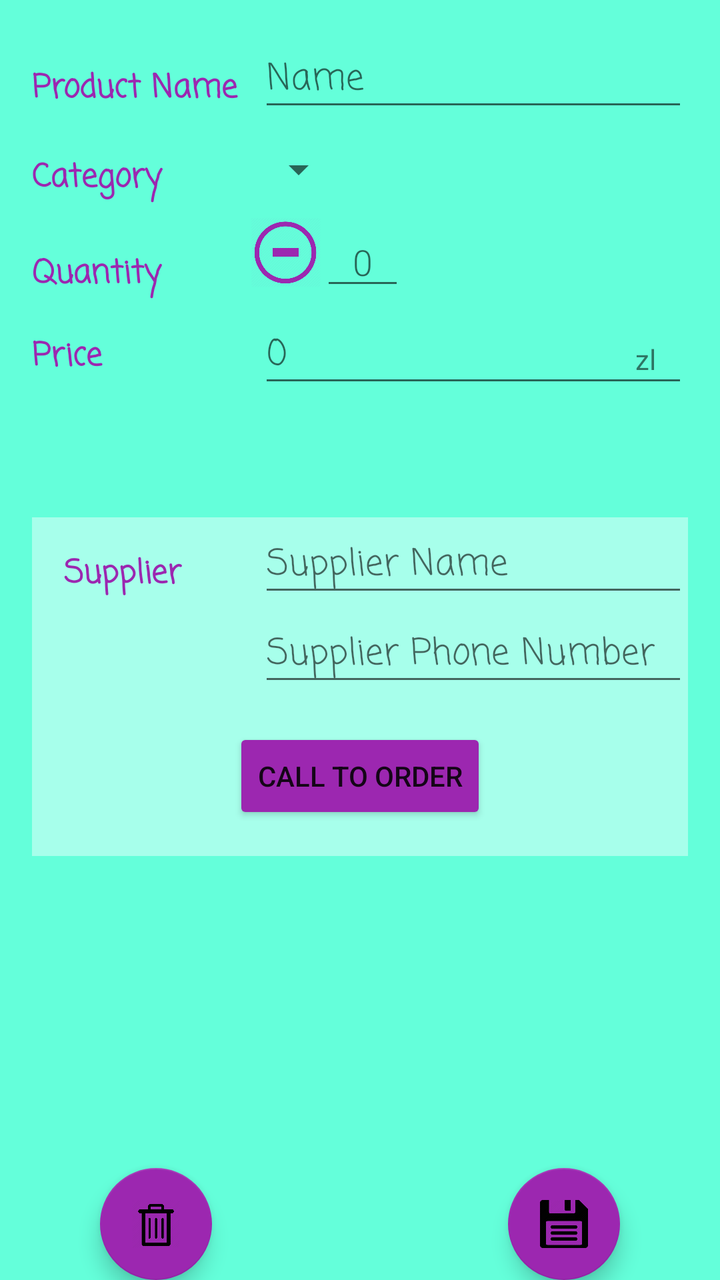
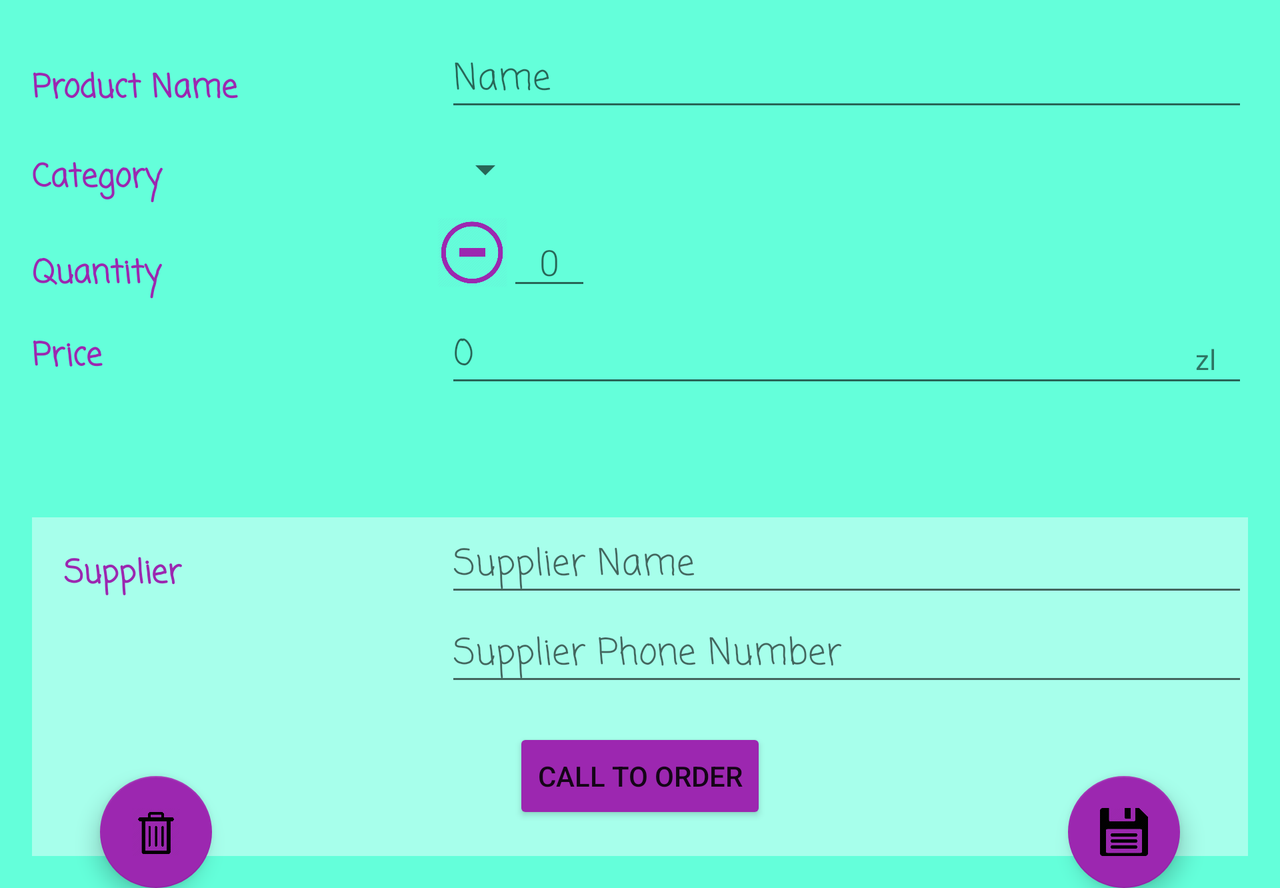

The same Android screen from two of the app's own layout files: first res/layout/ as a phone draws it, then the repository's variant for another configuration, drawn on a device whose configuration selects that folder. Both files follow.
<!-- AndroidManifest.xml: application theme AppTheme -->
<!-- res/layout/activity_editor.xml -->
<?xml version="1.0" encoding="utf-8"?>
<RelativeLayout xmlns:android="http://schemas.android.com/apk/res/android"
    xmlns:tools="http://schemas.android.com/tools"
    android:layout_width="match_parent"
    android:layout_height="match_parent"
    tools:context="com.example.android.kidsstoreapp.EditorActivity">


    <LinearLayout
        android:layout_width="match_parent"
        android:layout_height="match_parent"
        android:background="@color/background"
        android:orientation="vertical"
        android:padding="@dimen/padding">

        <LinearLayout
            android:layout_width="match_parent"
            android:layout_height="wrap_content"
            android:orientation="vertical">

            
            <LinearLayout
                android:layout_width="match_parent"
                android:layout_height="wrap_content"
                android:orientation="horizontal">

                
                <TextView
                    style="@style/CategoryStyle"
                    android:text="@string/product_name" />
                
                <LinearLayout
                    android:layout_width="0dp"
                    android:layout_height="wrap_content"
                    android:layout_weight="2"
                    android:orientation="vertical"
                    android:paddingLeft="@dimen/very_small_padding">

                    <EditText
                        android:id="@+id/edit_product_name"
                        style="@style/EditorFieldStyle"
                        android:hint="@string/hint_product_name"
                        android:inputType="textCapWords" />
                </LinearLayout>
            </LinearLayout>
            
            <LinearLayout
                android:id="@+id/container_category"
                android:layout_width="match_parent"
                android:layout_height="wrap_content"
                android:orientation="horizontal">

                
                <TextView
                    style="@style/CategoryStyle"
                    android:text="@string/category" />

                
                <LinearLayout
                    android:layout_width="0dp"
                    android:layout_height="wrap_content"
                    android:layout_weight="2"
                    android:orientation="vertical">

                    
                    <Spinner
                        android:id="@+id/spinner_category"
                        android:layout_width="wrap_content"
                        android:layout_height="@dimen/spinner_height"
                        android:paddingRight="@dimen/padding"
                        android:spinnerMode="dropdown" />
                </LinearLayout>
            </LinearLayout>

            
            <LinearLayout
                android:id="@+id/container_quantity"
                android:layout_width="match_parent"
                android:layout_height="wrap_content"
                android:orientation="horizontal">

                
                <TextView
                    style="@style/CategoryStyle"
                    android:text="@string/quantity" />

                <LinearLayout
                    android:layout_width="0dp"
                    android:layout_height="wrap_content"
                    android:layout_weight="2"
                    android:orientation="horizontal">

                    <ImageView
                        android:id="@+id/minus_button"
                        android:layout_width="@dimen/plus_minus_size"
                        android:layout_height="@dimen/plus_minus_size"
                        android:contentDescription="@string/minus"
                        android:src="@drawable/minus_button"
                        android:tint="@color/colorAccent" />

                    
                    <EditText
                        android:id="@+id/edit_quantity"
                        android:layout_width="wrap_content"
                        android:layout_height="wrap_content"
                        android:fontFamily="sans-serif-light"
                        android:hint="0"
                        android:inputType="number"
                        android:paddingLeft="@dimen/padding"
                        android:paddingRight="@dimen/padding"
                        android:textAppearance="?android:textAppearanceMedium" />

                    <ImageView
                        android:id="@+id/plus_button"
                        android:layout_width="@dimen/plus_minus_size"
                        android:layout_height="@dimen/plus_minus_size"
                        android:contentDescription="@string/plus"
                        android:src="@drawable/plus_button"
                        android:tint="@color/colorAccent" />

                </LinearLayout>
            </LinearLayout>

            
            <LinearLayout
                android:id="@+id/container_price"
                android:layout_width="match_parent"
                android:layout_height="wrap_content"
                android:orientation="horizontal">

                
                <TextView
                    style="@style/CategoryStyle"
                    android:text="@string/price" />

                
                <RelativeLayout
                    android:layout_width="0dp"
                    android:layout_height="wrap_content"
                    android:layout_weight="2"
                    android:paddingLeft="@dimen/very_small_padding">

                    
                    <EditText
                        android:id="@+id/edit_price"
                        style="@style/EditorFieldStyle"
                        android:hint="0"
                        android:inputType="numberDecimal" />

                    
                    <TextView
                        android:id="@+id/label_weight_units"
                        style="@style/EditorUnitsStyle"
                        android:text="@string/price_unit" />
                </RelativeLayout>
            </LinearLayout>

        </LinearLayout>

        

        <LinearLayout
            android:layout_width="match_parent"
            android:layout_height="wrap_content"
            android:layout_marginTop="@dimen/padding_welcome"
            android:background="@color/background_2"
            android:orientation="vertical">

            <LinearLayout
                android:layout_width="match_parent"
                android:layout_height="wrap_content"
                android:orientation="horizontal">


                
                <TextView
                    style="@style/CategoryStyle"
                    android:paddingLeft="@dimen/padding"
                    android:text="@string/supplier" />

                
                <LinearLayout
                    android:layout_width="0dp"
                    android:layout_height="wrap_content"
                    android:layout_weight="2"
                    android:orientation="vertical"
                    android:paddingLeft="@dimen/very_small_padding">


                    
                    <EditText
                        android:id="@+id/edit_supplier_name"
                        style="@style/EditorFieldStyle"
                        android:hint="@string/hint_supplier_name"
                        android:inputType="textCapWords" />

                    
                    <EditText
                        android:id="@+id/edit_supplier_phone_number"
                        style="@style/EditorFieldStyle"
                        android:hint="@string/hint_supplier_phone_number"
                        android:inputType="phone" />
                </LinearLayout>
            </LinearLayout>

            <Button
                android:id="@+id/order_button"
                android:layout_width="wrap_content"
                android:layout_height="wrap_content"
                android:layout_gravity="center_horizontal"
                android:layout_margin="@dimen/padding"
                android:backgroundTint="@color/colorPrimary"
                android:contentDescription="@string/call"
                android:text="@string/call" />
        </LinearLayout>


    </LinearLayout>

    <android.support.design.widget.FloatingActionButton
        android:id="@+id/delete"
        android:layout_width="wrap_content"
        android:layout_height="wrap_content"
        android:layout_alignParentBottom="true"
        android:layout_alignParentLeft="true"
        android:layout_marginLeft="@dimen/fab_margin"
        android:contentDescription="@string/delete"
        android:src="@drawable/delete" />

    <android.support.design.widget.FloatingActionButton
        android:id="@+id/save"
        android:layout_width="wrap_content"
        android:layout_height="wrap_content"
        android:layout_alignParentBottom="true"
        android:layout_alignParentRight="true"
        android:layout_marginRight="@dimen/fab_margin"
        android:contentDescription="@string/action_save"
        android:src="@drawable/save" />

</RelativeLayout>
<!-- resources referenced by this layout -->
<resources>
  <color name="background">#64FFDA</color>
  <color name="background_2">#a7ffeb</color>
  <color name="colorAccent">#9C27B0</color>
  <color name="colorPrimary">#9C27B0</color>
  <dimen name="fab_margin">50dp</dimen>
  <dimen name="padding">16dp</dimen>
  <dimen name="padding_welcome">64dp</dimen>
  <dimen name="plus_minus_size">35dp</dimen>
  <dimen name="spinner_height">48dp</dimen>
  <dimen name="very_small_padding">4dp</dimen>
  <!-- drawable delete: png bitmap (drawable-hdpi, 12095 bytes) -->
  <!-- drawable minus_button: png bitmap (drawable-hdpi, 27256 bytes) -->
  <!-- drawable save: png bitmap (drawable-hdpi, 9987 bytes) -->
  <string name="action_save">Save</string>
  <string name="call">Call to order</string>
  <string name="category">Category</string>
  <string name="delete">Delete</string>
  <string name="hint_product_name">Name</string>
  <string name="hint_supplier_name">Supplier Name</string>
  <string name="hint_supplier_phone_number">Supplier Phone Number</string>
  <string name="minus">Minus Button</string>
  <string name="plus">Plus Button</string>
  <string name="price">Price</string>
  <string name="price_unit">zl</string>
  <string name="product_name">Product Name</string>
  <string name="quantity">Quantity</string>
  <string name="supplier">Supplier</string>
  <style name="CategoryStyle">
          <item name="android:layout_height">wrap_content</item>
          <item name="android:layout_width">0dp</item>
          <item name="android:layout_weight">1</item>
          <item name="android:paddingTop">16dp</item>
          <item name="android:textColor">@color/colorAccent</item>
          <item name="android:fontFamily">casual</item>
          <item name="android:textSize">16dp</item>
          <item name="android:textStyle">bold</item>
      </style>
  <style name="EditorFieldStyle">
          <item name="android:layout_height">wrap_content</item>
          <item name="android:layout_width">match_parent</item>
          <item name="android:fontFamily">casual</item>
          <item name="android:textAppearance">?android:textAppearanceMedium</item>
      </style>
  <style name="EditorUnitsStyle">
          <item name="android:layout_height">wrap_content</item>
          <item name="android:layout_width">wrap_content</item>
          <item name="android:layout_alignParentRight">true</item>
          <item name="android:paddingRight">16dp</item>
          <item name="android:paddingTop">16dp</item>
          <item name="android:textAppearance">?android:textAppearanceSmall</item>
      </style>
  <style name="AppTheme" parent="Theme.AppCompat.Light.DarkActionBar">
          
          <item name="colorPrimary">@color/colorPrimary</item>
          <item name="colorPrimaryDark">@color/colorPrimaryDark</item>
          <item name="colorAccent">@color/colorAccent</item>
      </style>
  <color name="colorPrimaryDark">#6A1B9A</color>
</resources>
<!-- res/layout-land/activity_editor.xml (the repository's variant of the layout above) -->
<!-- drawn on the phone turned sideways -->
<?xml version="1.0" encoding="utf-8"?>
<ScrollView xmlns:android="http://schemas.android.com/apk/res/android"
    xmlns:tools="http://schemas.android.com/tools"
    android:layout_width="match_parent"
    android:layout_height="match_parent"
    tools:context="com.example.android.kidsstoreapp.EditorActivity">


    <RelativeLayout
        android:layout_width="wrap_content"
        android:layout_height="wrap_content">


        <LinearLayout
            android:layout_width="match_parent"
            android:layout_height="match_parent"
            android:background="@color/background"
            android:orientation="vertical"
            android:padding="@dimen/padding">

            <LinearLayout
                android:layout_width="match_parent"
                android:layout_height="wrap_content"
                android:orientation="vertical">

                
                <LinearLayout
                    android:layout_width="match_parent"
                    android:layout_height="wrap_content"
                    android:orientation="horizontal">

                    
                    <TextView
                        style="@style/CategoryStyle"
                        android:text="@string/product_name" />
                    
                    <LinearLayout
                        android:layout_width="0dp"
                        android:layout_height="wrap_content"
                        android:layout_weight="2"
                        android:orientation="vertical"
                        android:paddingLeft="@dimen/very_small_padding">

                        <EditText
                            android:id="@+id/edit_product_name"
                            style="@style/EditorFieldStyle"
                            android:hint="@string/hint_product_name"
                            android:inputType="textCapWords" />
                    </LinearLayout>
                </LinearLayout>
                
                <LinearLayout
                    android:id="@+id/container_category"
                    android:layout_width="match_parent"
                    android:layout_height="wrap_content"
                    android:orientation="horizontal">

                    
                    <TextView
                        style="@style/CategoryStyle"
                        android:text="@string/category" />

                    
                    <LinearLayout
                        android:layout_width="0dp"
                        android:layout_height="wrap_content"
                        android:layout_weight="2"
                        android:orientation="vertical">

                        
                        <Spinner
                            android:id="@+id/spinner_category"
                            android:layout_width="wrap_content"
                            android:layout_height="@dimen/spinner_height"
                            android:paddingRight="@dimen/padding"
                            android:spinnerMode="dropdown" />
                    </LinearLayout>
                </LinearLayout>

                
                <LinearLayout
                    android:id="@+id/container_quantity"
                    android:layout_width="match_parent"
                    android:layout_height="wrap_content"
                    android:orientation="horizontal">

                    
                    <TextView
                        style="@style/CategoryStyle"
                        android:text="@string/quantity" />

                    <LinearLayout
                        android:layout_width="0dp"
                        android:layout_height="wrap_content"
                        android:layout_weight="2"
                        android:orientation="horizontal">

                        <ImageView
                            android:id="@+id/minus_button"
                            android:layout_width="@dimen/plus_minus_size"
                            android:layout_height="@dimen/plus_minus_size"
                            android:contentDescription="@string/minus"
                            android:src="@drawable/minus_button"
                            android:tint="@color/colorAccent" />

                        
                        <EditText
                            android:id="@+id/edit_quantity"
                            android:layout_width="wrap_content"
                            android:layout_height="wrap_content"
                            android:fontFamily="sans-serif-light"
                            android:hint="0"
                            android:inputType="number"
                            android:paddingLeft="@dimen/padding"
                            android:paddingRight="@dimen/padding"
                            android:textAppearance="?android:textAppearanceMedium" />

                        <ImageView
                            android:id="@+id/plus_button"
                            android:layout_width="@dimen/plus_minus_size"
                            android:layout_height="@dimen/plus_minus_size"
                            android:contentDescription="@string/plus"
                            android:src="@drawable/plus_button"
                            android:tint="@color/colorAccent" />

                    </LinearLayout>
                </LinearLayout>

                
                <LinearLayout
                    android:id="@+id/container_price"
                    android:layout_width="match_parent"
                    android:layout_height="wrap_content"
                    android:orientation="horizontal">

                    
                    <TextView
                        style="@style/CategoryStyle"
                        android:text="@string/price" />

                    
                    <RelativeLayout
                        android:layout_width="0dp"
                        android:layout_height="wrap_content"
                        android:layout_weight="2"
                        android:paddingLeft="@dimen/very_small_padding">

                        
                        <EditText
                            android:id="@+id/edit_price"
                            style="@style/EditorFieldStyle"
                            android:hint="0"
                            android:inputType="numberDecimal" />

                        
                        <TextView
                            android:id="@+id/label_weight_units"
                            style="@style/EditorUnitsStyle"
                            android:text="@string/price_unit" />
                    </RelativeLayout>
                </LinearLayout>

            </LinearLayout>

            

            <LinearLayout
                android:layout_width="match_parent"
                android:layout_height="wrap_content"
                android:layout_marginTop="@dimen/padding_welcome"
                android:background="@color/background_2"
                android:orientation="vertical">

                <LinearLayout
                    android:layout_width="match_parent"
                    android:layout_height="wrap_content"
                    android:orientation="horizontal">


                    
                    <TextView
                        style="@style/CategoryStyle"
                        android:paddingLeft="@dimen/padding"
                        android:text="@string/supplier" />

                    
                    <LinearLayout
                        android:layout_width="0dp"
                        android:layout_height="wrap_content"
                        android:layout_weight="2"
                        android:orientation="vertical"
                        android:paddingLeft="@dimen/very_small_padding">


                        
                        <EditText
                            android:id="@+id/edit_supplier_name"
                            style="@style/EditorFieldStyle"
                            android:hint="@string/hint_supplier_name"
                            android:inputType="textCapWords" />

                        
                        <EditText
                            android:id="@+id/edit_supplier_phone_number"
                            style="@style/EditorFieldStyle"
                            android:hint="@string/hint_supplier_phone_number"
                            android:inputType="phone" />
                    </LinearLayout>
                </LinearLayout>

                <Button
                    android:id="@+id/order_button"
                    android:layout_width="wrap_content"
                    android:layout_height="wrap_content"
                    android:layout_gravity="center_horizontal"
                    android:layout_margin="@dimen/padding"
                    android:backgroundTint="@color/colorPrimary"
                    android:contentDescription="@string/call"
                    android:text="@string/call" />
            </LinearLayout>


        </LinearLayout>

        <android.support.design.widget.FloatingActionButton
            android:id="@+id/delete"
            android:layout_width="wrap_content"
            android:layout_height="wrap_content"
            android:layout_alignParentBottom="true"
            android:layout_alignParentLeft="true"
            android:layout_marginLeft="@dimen/fab_margin"
            android:contentDescription="@string/delete"
            android:src="@drawable/delete" />

        <android.support.design.widget.FloatingActionButton
            android:id="@+id/save"
            android:layout_width="wrap_content"
            android:layout_height="wrap_content"
            android:layout_alignParentBottom="true"
            android:layout_alignParentRight="true"
            android:layout_marginRight="@dimen/fab_margin"
            android:contentDescription="@string/action_save"
            android:src="@drawable/save" />

    </RelativeLayout>
</ScrollView>
